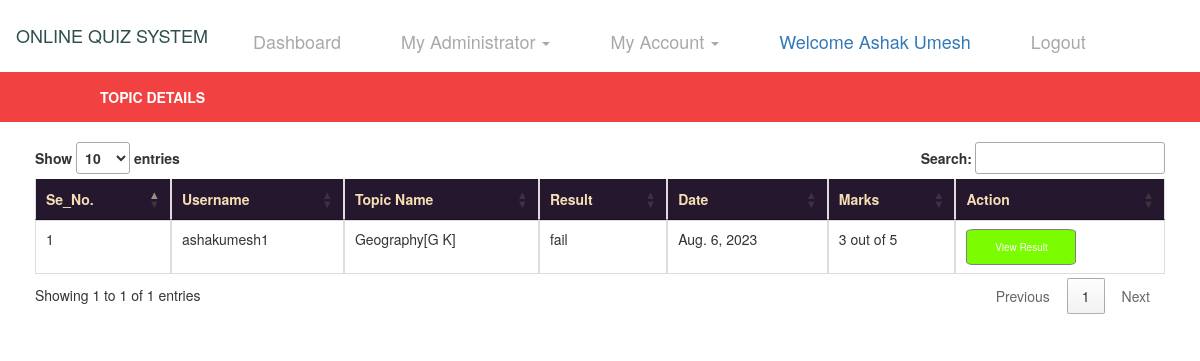
/myresult/20 (signed in), run on the app's committed database.
### Quiz/models.py (models this page shows, shortened)
class QuizResult(models.Model):
    bhu = models.ForeignKey(UserDetail, on_delete=models.CASCADE, null=True)
    topic = models.ForeignKey(Topic, on_delete=models.CASCADE, null=True)
    result = models.CharField(max_length=30, null=True)
    date1 = models.DateField(null=True)
    marks = models.CharField(max_length=100, null=True)

class UserDetail(models.Model):
    user = models.ForeignKey(User, on_delete=models.CASCADE, null=True)
    cat = models.CharField(max_length=30, null=True)
    gender = models.CharField(max_length=30, null=True)
    mobile = models.CharField(max_length=10, null=True)
    add1 = models.CharField(max_length=100, null=True)
    add2 = models.CharField(max_length=100, null=True)
    city = models.CharField(max_length=50, null=True)
    state = models.CharField(max_length=50, null=True)
    country = models.CharField(max_length=50, null=True)
    img = models.FileField(null=True)
    dob = models.DateField(null=True)

class Topic(models.Model):
    course = models.ForeignKey(Course, on_delete=models.CASCADE, null=True)
    level = models.CharField(max_length=30, null=True)
    topic = models.CharField(max_length=100, null=True)
    description = models.TextField(null=True)

class Course(models.Model):
    course_name = models.CharField(max_length=50, null=True)
    description = models.TextField(null=True)

### Quiz/views.py (the view)
# urls.py: path('myresult/<int:pid>', MyResult, name='myresult'),
def MyResult(request,pid):
    if not request.user.is_authenticated:
        return redirect('studentlogin')
    user = User.objects.get(id=pid)
    user1 = UserDetail.objects.filter(user=user).first()
    data = QuizResult.objects.filter(bhu=user1)
    d = {'data':data}
    return render(request,'myresult.html',d)

### Quiz/templates/myresult.html (shortened to what this page needs)
{% extends 'base3.html' %}
{% load static %}
{% block body %}
<div style="background-color:rgb(242,65,65);padding:15px">
    <table width="1000" align="center">
    <tr>
        <th style="color:white"><b>TOPIC DETAILS</b></th>
    </tr>
</table>
</div>
<div class="container" style="padding:20px;border:0px solid white">
<table class="table table-bordered" id="myTable" style="border:0px solid white">
  <thead style="background-color:rgb(37,24,46);color:wheat;border-color:white">
  <tr>
    <th>Se_No.</th>
      <th>Username</th>
    <th>Topic Name</th>
      <th>Result</th>
    <th>Date</th>
    <th>Marks</th>
    <th>Action</th>
  </tr>
  </thead>
   <tbody style="border-color:white">
   {% for i in data %}
  <tr>
      <td>{{forloop.counter}}</td>
      <td>{{i.bhu.user.username}}</td>
      <td>{{i.topic.topic}}[{{i.topic.course.course_name}}]</td>
      <td>{{i.result}}</td>
      <td>{{i.date1}}</td>
      <td>{{i.marks}}</td>
      <td><a href="{% url 'viewresult' i.id %}"><button class="button button1">View Result</button></a>
  </tr>
   {% endfor %}
   </tbody>
</table>
</div>
{% endblock %}

### Quiz/templates/base3.html (shortened to what this page needs)
<!DOCTYPE html>
<html lang="en">
<head>
    {% load static %}
  <link rel="stylesheet" href="https://maxcdn.bootstrapcdn.com/bootstrap/3.4.0/css/bootstrap.min.css">
  <link rel = stylesheet href = "//cdn.datatables.net/1.10.19/css/jquery.dataTables.min.css">
    <link href="https://stackpath.bootstrapcdn.com/font-awesome/4.7.0/css/font-awesome.min.css" rel="stylesheet">
</head>
<body>
<nav class="navbar navbar-expand-sm bg-info navbar-dark" style="background-color:white">
    <ul class="nav navbar-nav">
      <li class="navbar-brand" style="color:DarkSlateGrey"><h4>ONLINE QUIZ SYSTEM</h4></li>
      <li class="navbar-brand"><a href="{% url 'studentdashboard' %}" style="color:darkgrey">Dashboard</a></li>
      <li class="navbar-brand"><a class="dropdown-toggle" data-toggle="dropdown" href="#" style="color:darkgrey;bottom-padding:18px">My Administrator  <span class="caret"></span></a>
      </li>
      <li class="navbar-brand"><a class="dropdown-toggle" data-toggle="dropdown" href="#" style="color:darkgrey;bottom-padding:18px">My Account  <span class="caret"></span></a>
        </li>
        <li class="navbar-brand"> <a href="#" style="color:Black margin-top:25px">Welcome {{request.user.first_name}} {{request.user.last_name}}</a></li>
        <li class="navbar-brand"><a href="{% url 'logout' %}" style="color:darkgrey">Logout</a></li>
    </ul>
</nav>
{% block body %}
{% endblock %}
</body>
</html>

### Quiz/templates/myresult.html (style rules this page uses)
.button { background-color: LawnGreen; border: 1px solid black; color: white; padding:10px; text-align: center; text-decoration: none; display: inline-block; font-size: 10px; cursor: pointer; width:110px; }
.button1 { border-radius:8%; border-color:grey }

### data on the page
QuizResult: bhu.user.username "ashakumesh1", topic.topic "Geography", topic.course.course_name "G K", result "fail", date1 "Aug. 6, 2023", marks "3 out of 5"

### other printed values
{{ request.user.first_name }} "Ashak"
{{ request.user.last_name }} "Umesh"
